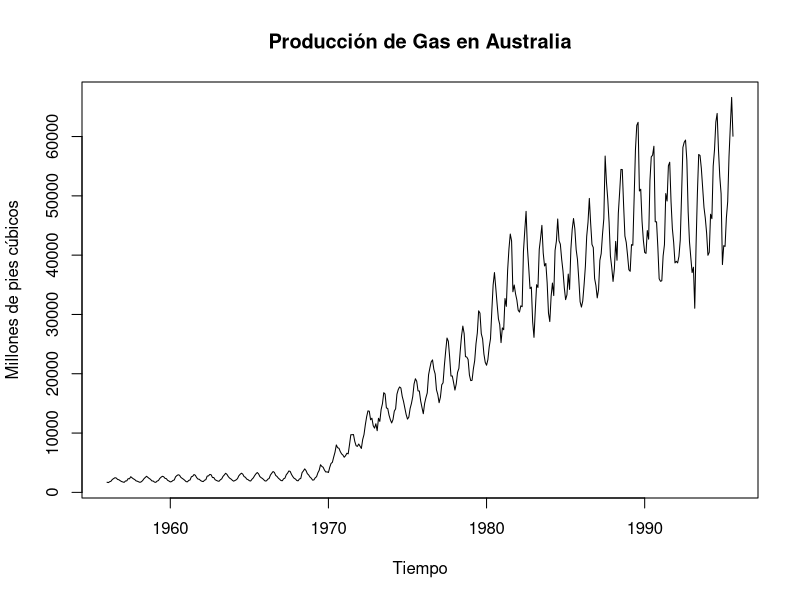
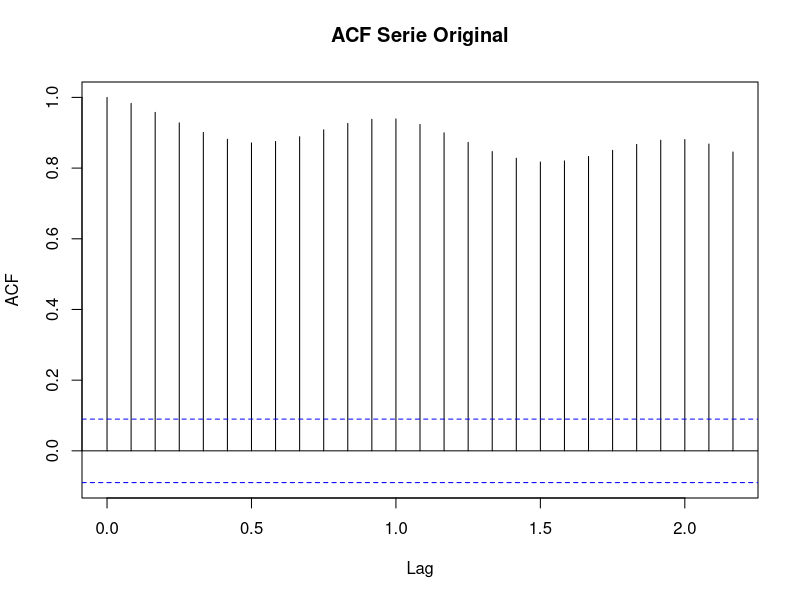
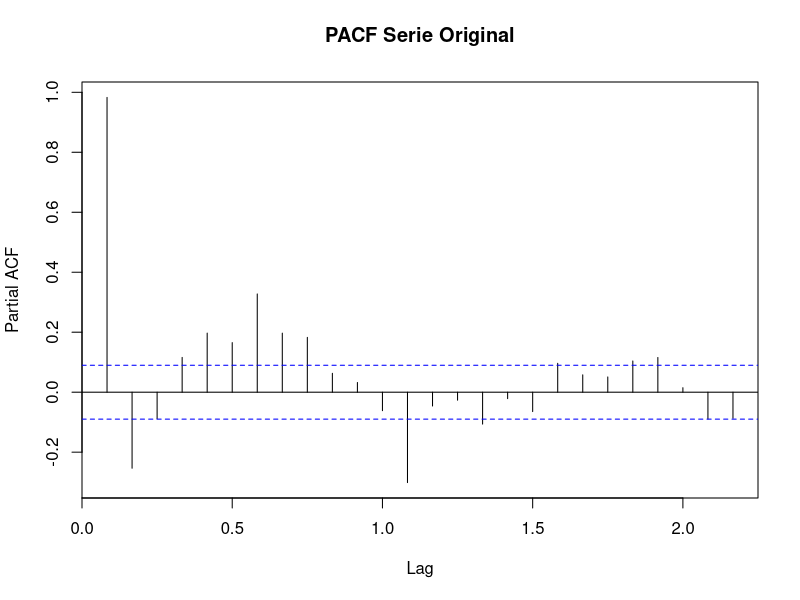
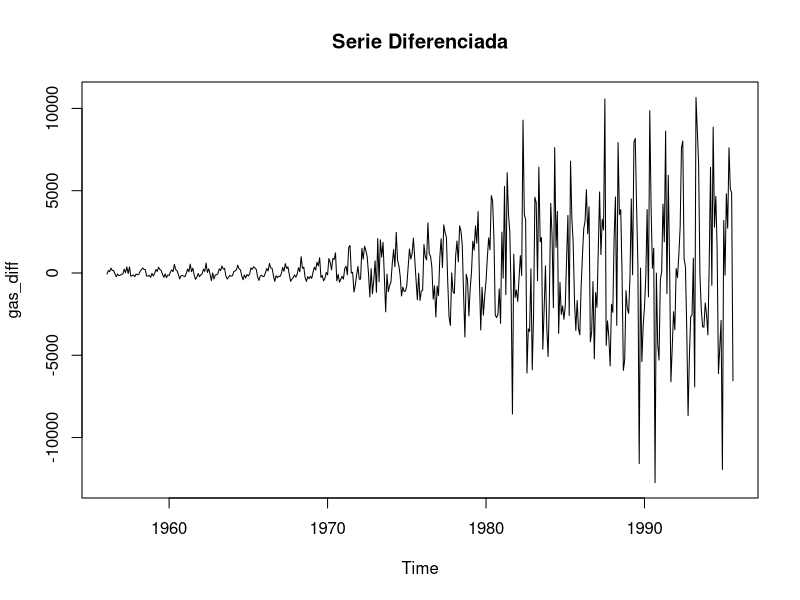
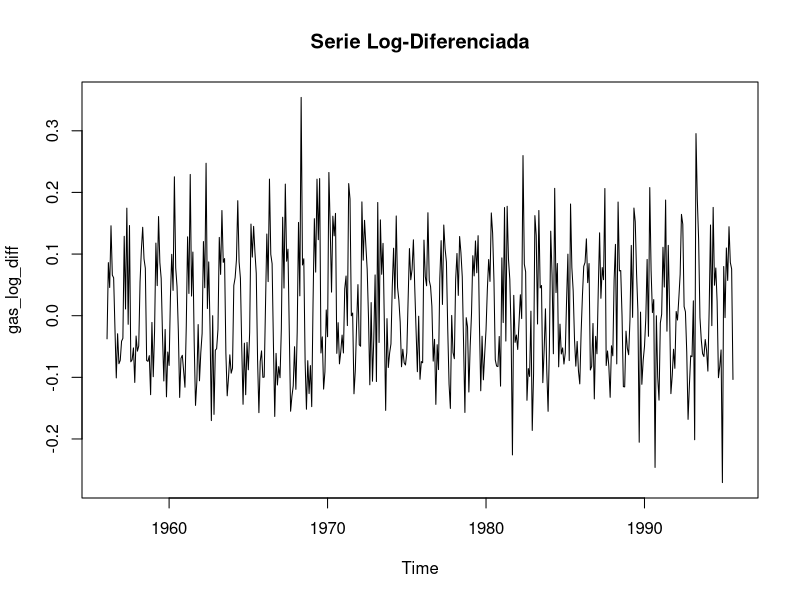
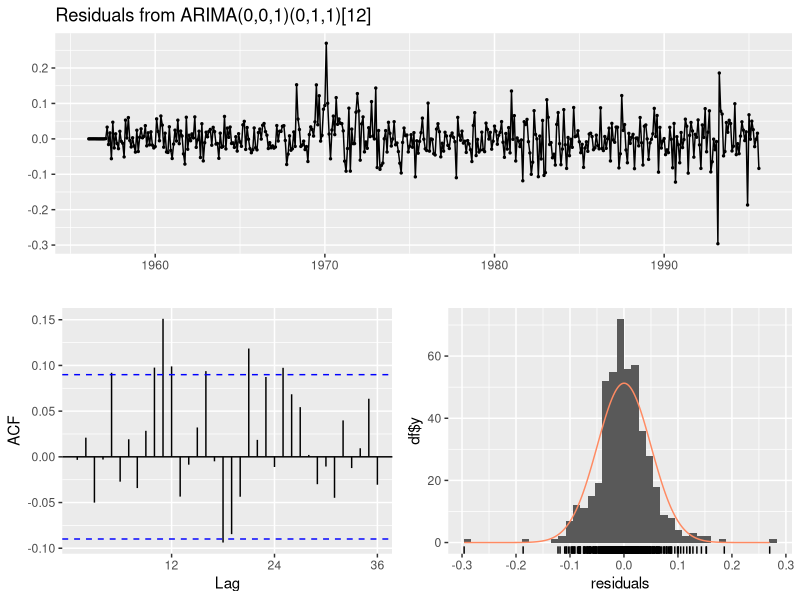
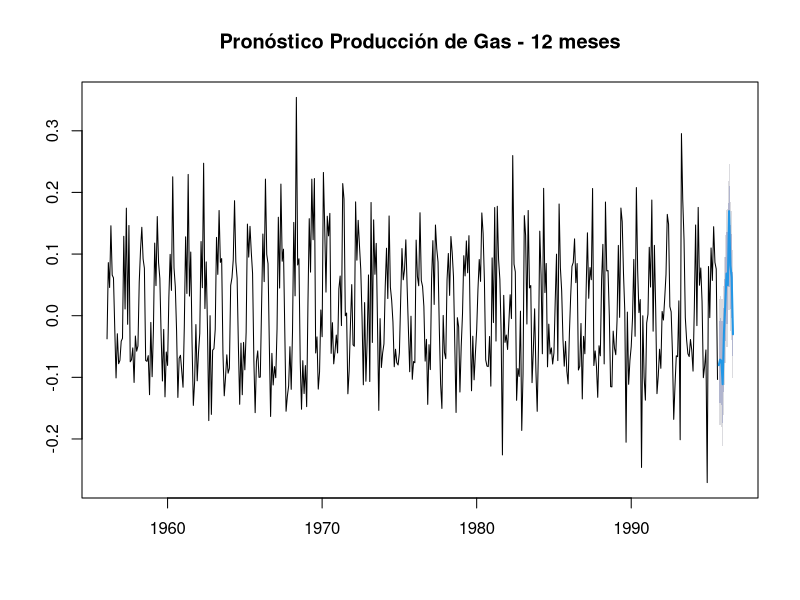
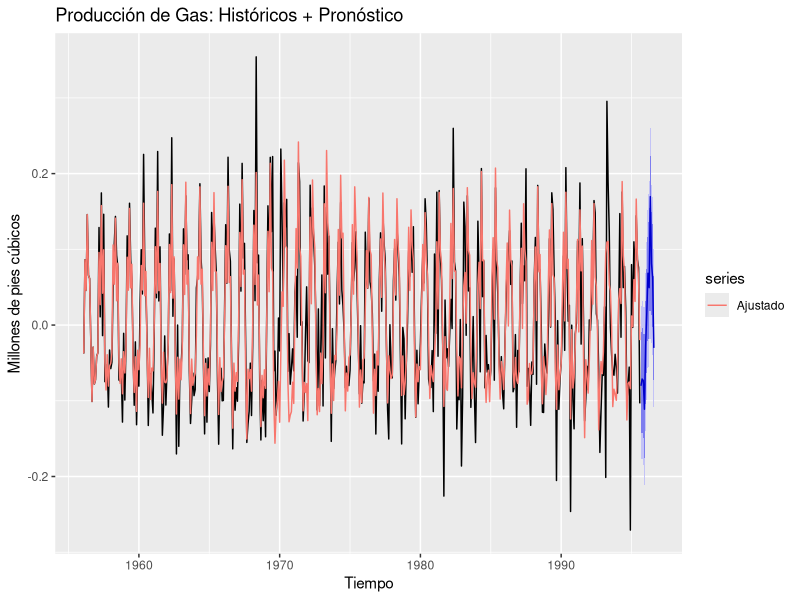

Write the R code that produced these figures, in order.
#1. Configurar el entorno de trabajo
install.packages("forecast")
install.packages("tseries")
install.packages("ggplot2")  

library(forecast)
library(tseries)
library(ggplot2)

data(gas)

#2. Explorar los datos

str(gas)
frequency(gas)
summary(gas)

plot(gas, main="Producción de Gas en Australia", ylab="Millones de pies cúbicos", xlab="Tiempo")

#3. Transformar la serie temporal

## 3.1. Comprobamos si es estacionaria con el Test Augmented Dickey-Fuller
adf.test(gas)
### Con un p valor de 0,2764>0,05 no es estacionaria
acf(gas, main="ACF Serie Original")
pacf(gas, main="PACF Serie Original")
### 3.2. Como la serie no es estacionaria, aplicamos una diferenciación eliminando la  
### tendencia o estacionalidad
gas_diff <- diff(gas)
plot(gas_diff, main="Serie Diferenciada")
### Observamos graficamente que la serie diferenciada no tiene varianza constante
gas_log <- log(gas)
gas_log_diff <- diff(gas_log)
plot(gas_log_diff, main="Serie Log-Diferenciada")
adf.test(gas_log_diff)
### Esta nueva serie si es estacionaria y por lo tanto podemos aplicar ARIMA

#4. Ajustar un modelo ARIMA

###Buscamos los parametros optimos (p,d,q) del metodo ARIMA
arima_model <- auto.arima(gas_log_diff)
summary(arima_model)
###Comprobamos las métricas AIC y BIC
arima_model$aic
arima_model$bic
### Revisamos los residuales del modelo
checkresiduals(arima_model)  

# 5. Predicciones del modelo

forecasted <- forecast(arima_model, h=12)

plot(forecasted, main="Pronóstico Producción de Gas - 12 meses")
# Visualización con ggplot2
autoplot(forecasted) + autolayer(fitted(arima_model), series="Ajustado") +
  ggtitle("Producción de Gas: Históricos + Pronóstico") +
  ylab("Millones de pies cúbicos") + xlab("Tiempo")


#6. Evaluación del modelo

fitted_values <- fitted(arima_model)
###Métrica RMSE
rmse <- sqrt(mean((gas_log_diff - fitted_values)^2))
###Métrica MAE
mae <- mean(abs(gas_log_diff - fitted_values))

rmse
mae
